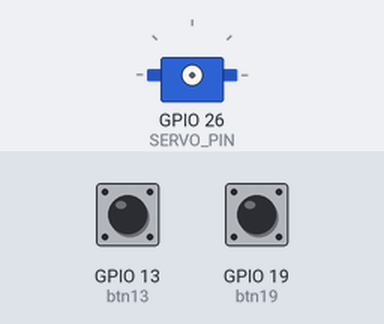
This program was run on a simulated Raspberry Pi (BCM pin numbers). On the bench: servo. Inputs (shaded band) come from the test bench; at power-on: GPIO 13 (btn13) HIGH, GPIO 19 (btn19) HIGH. Servo angles are drawn from the pulse width (0.5 ms = 0°, 2.5 ms = 180°); the clock reads 2024-03-15 10:24:30 at power-on unless the program sets it.

Above: at 0.05 s.
Timing chart, 0 to 3.0 s (numbered marks = the images above):
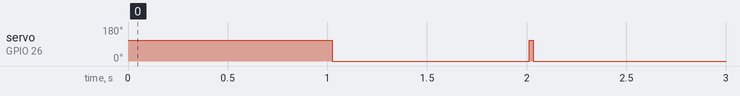

Measured:
- by itself, servo on GPIO 26 (SERVO_PIN): alternates 111° for 0.02 s and 0° for 0.99 s

The program:

Opdracht_6.py
```python
#bron powerpoint van Hardware Interfacing periode 6 les 2, Eloi Bastien
import RPi.GPIO as GPIO
import time

btn13 = 13
btn19 = 19
SERVO_PIN = 26

GPIO.setmode(GPIO.BCM)
GPIO.setup(btn13, GPIO.IN, GPIO.PUD_UP)
GPIO.setup(btn19, GPIO.IN, GPIO.PUD_UP)
GPIO.setup(SERVO_PIN, GPIO.OUT)

pwm = GPIO.PWM(SERVO_PIN, 50)
pwm.start(0)

def millis():
    return time.time() * 1000


curTime = millis()
SerLastTime = millis()
wait = millis()

def SetAngle(angle):
    duty = angle / 18 + 2
    GPIO.output(SERVO_PIN, True)
    pwm.ChangeDutyCycle(duty)


Normal = False
Fast = False

while True:

    curTime = millis()
    buttonStateA = GPIO.input(btn13)
    buttonStateB = GPIO.input(btn19)

    global timing

    if buttonStateA == GPIO.HIGH:
        if not Normal:
            Normal = True
            SerLastTime = millis()
            timing = 1000

    if buttonStateB == GPIO.HIGH:
        if not Normal:
            Normal = True
            SerLastTime = millis()
            timing = 500

    if Normal:
        if not Fast:
            if (curTime - SerLastTime) >= timing:
                servoLastTime = millis()
                SetAngle(120)
                Fast = True
        if Fast:
            if (curTime - SerLastTime) >= timing:
                SetAngle(0)
                Fast = False
                Normal = False
```
